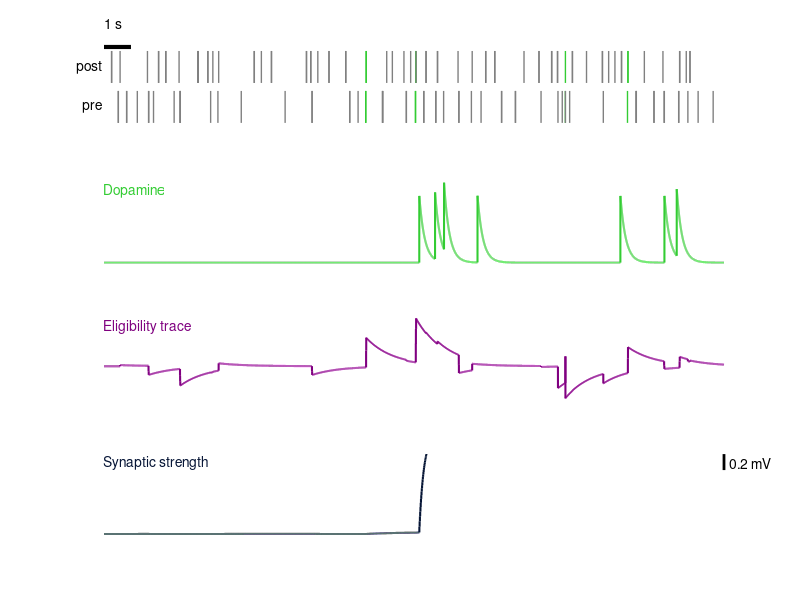

Source code (MATLAB):
clear; close; clc
rng(100);

M = 100;                % number of synapses per neuron
D = 1;                  % maximal conduction delay
% excitatory neurons    % inhibitory neurons      % total number
Ne = 800;               Ni = 200;                 N = Ne + Ni;
a = [0.02 * ones(Ne,1); 0.1 * ones(Ni,1)];
d = [2 * ones(Ne,1);    2 * ones(Ni,1)];
sm = 4;                 % maximal synaptic strength

post = ceil([N * rand(Ne,M); Ne * rand(Ni,M)]);
s = [ones(Ne,M); -ones(Ni,M)];        % synaptic weights
sd = zeros(N,M);                      % their derivatives
for i = 1:N
    if i <= Ne
        for j = 1:D
            delays{i,j} = M/D * (j - 1) + (1:M/D);
        end
    else
        delays{i,1} = 1:M;
    end
    pre{i} = find(post == i & s > 0);  % pre excitatory neurons
    aux{i} = N * (D - 1 - ceil(ceil(pre{i} / N) / (M/D))) + 1 + mod(pre{i} - 1,N);
end
STDP = zeros(N,1001 + D);
v = -65 * ones(N,1);                   % initial values
u = 0.2 .* v;                          % initial values
firings = [-D 0];                      % spike timings (initialize with dummy spike)

%---------------
% new stuff related to DA-STDP
T = 23;          % the duration of experiment
DA = 0;          % level of dopamine above the baseline
rew = [];

n1 = 1;          % presynaptic neuron
syn = 1;         % the synapse number to the postsynaptic neuron
n2 = post(n1,syn); % postsynaptic neuron
s(n1,syn) = 0;   % start with 0 value

interval = 20;   % the coincidence interval for n1 and n2
n1f = -100;      % the last spike of n1
n2f = [];        % the last spike of n2
shist = zeros(1000 * T, 2);
DAv = zeros(1000*T,1); % DA release

%--------------

% Collect all firings in a separate variable
all_firings = []; % Initialize all_firings to store all spikes

for sec = 1:T                          % simulation of T seconds
    for t = 1:1000                     % simulation of 1 sec
        I = 13 * (rand(N,1) - 0.5);    % random thalamic input
        fired = find(v >= 30);         % indices of fired neurons
        v(fired) = -50;
        u(fired) = u(fired) + d(fired);
        STDP(fired, t + D) = 0.1;
        for kf = 1:length(fired)
            sd(pre{fired(kf)}) = sd(pre{fired(kf)}) + STDP(N * t + aux{fired(kf)});
        end
        firings = [firings; t * ones(length(fired),1), fired];
        % Collect all firings with absolute time
        time = (sec - 1) * 1000 + t; % absolute time in ms
        all_firings = [all_firings; time * ones(length(fired),1), fired];
        k = size(firings,1);
        while firings(k,1) > t - D
            del = delays{firings(k,2), t - firings(k,1) + 1};
            ind = post(firings(k,2), del);
            I(ind) = I(ind) + s(firings(k,2), del)';
            sd(firings(k,2), del) = sd(firings(k,2), del) - 1.5 * STDP(ind, t + D)';
            k = k - 1;
            if k == 0 % To prevent k from becoming zero
                break;
            end
        end
        v = v + 0.5 * ((0.04 * v + 5) .* v + 140 - u + I); % for numerical stability time
        v = v + 0.5 * ((0.04 * v + 5) .* v + 140 - u + I); % step is 0.5 ms
        u = u + a .* (0.2 * v - u);           % recovery variable
        STDP(:, t + D + 1) = 0.95 * STDP(:, t + D); % tau = 20 ms

        DA = DA * 0.995;
        if (mod(t,10) == 0)
            s(1:Ne,:) = max(0, min(sm, s(1:Ne,:) + (0.002 + DA) * sd(1:Ne,:)));
            sd = 0.99 * sd;
        end
        if any(fired == n1)
            n1f = [n1f, sec * 1000 + t];
        end
        if any(fired == n2)
            n2f = [n2f, sec * 1000 + t];
            if (sec * 1000 + t - n1f(end) < interval) && (n2f(end) > n1f(end))
                rew = [rew, sec * 1000 + t + 1000 + ceil(2000 * rand)];
            end
        end
        if any(rew == sec * 1000 + t)
            DA = DA + 0.5;
        end
        DAv((sec - 1) * 1000 + t) = DA;
        shist((sec - 1) * 1000 + t, :) = [s(n1,syn), sd(n1,syn)];
    end
    % Update STDP and firings for the next second
    STDP(:,1:D+1) = STDP(:,1001:1001 + D);
    ind = find(firings(:,1) > 1001 - D);
    firings = [-D 0; firings(ind,1) - 1000, firings(ind,2)];
end
%%
% ---- plot at the end ----
figure;
subplot(4,1,1);
hold on;

% Map neurons n1 and n2 to close y-values to reduce vertical spacing
y_n1 = 1;
y_n2 = 2;

% Get firing times of n1 and n2
times_n1 = all_firings(all_firings(:,2) == n1,1);
times_n2 = all_firings(all_firings(:,2) == n2,1);

% Initialize colors for each spike as gray
colors_n1 = repmat([0.5, 0.5, 0.5], length(times_n1), 1);
colors_n2 = repmat([0.5, 0.5, 0.5], length(times_n2), 1);

% Define the green color for coincidence events
color_green = [51, 204, 51] / 255; % Same green as specified

% Identify coincidence events and change colors to green
for i = 1:length(times_n1)
    t_n1 = times_n1(i);
    % Find indices of n2 spikes that occur after n1 spike but within the interval
    idx_n2 = find(times_n2 > t_n1 & times_n2 <= t_n1 + interval);
    if ~isempty(idx_n2)
        % Change the color of this n1 spike to green
        colors_n1(i,:) = color_green;
        % Change the color of the corresponding n2 spikes to green
        colors_n2(idx_n2,:) = repmat(color_green, length(idx_n2), 1);
    end
end

% Plot vertical bars ('|') for firings of n1
for i = 1:length(times_n1)
    time = times_n1(i);
    color = colors_n1(i,:);
    line([time, time], [y_n1 - 0.4, y_n1 + 0.4], 'Color', color, 'LineWidth', 1);
end

% Plot vertical bars ('|') for firings of n2
for i = 1:length(times_n2)
    time = times_n2(i);
    color = colors_n2(i,:);
    line([time, time], [y_n2 - 0.4, y_n2 + 0.4], 'Color', color, 'LineWidth', 1);
end

% Add labels 'pre' and 'post' next to the neurons
text(-50, y_n1, 'pre', 'HorizontalAlignment', 'right', 'VerticalAlignment', 'middle');
text(-50, y_n2, 'post', 'HorizontalAlignment', 'right', 'VerticalAlignment', 'middle');

hold off;

% Adjust axis limits to reduce the distance between neurons
axis([0, T * 1000, 0.5, 2.5]); % Y-axis from 0.5 to 2.5 to compress spacing
axis off; % Remove axes

% Add a scale bar indicating 1 s
x0 = 0;
y0 = 2.5;
line([x0, x0 + 1000], [y0, y0], 'Color', 'k', 'LineWidth', 3);
text(x0 + 10, y0 + 0.75, '1 s', 'HorizontalAlignment', 'left', 'VerticalAlignment', 'top'); % Label the scale bar

% Plot Synaptic Strength
subplot(4,1,4);
color_synaptic = [5, 20, 53] / 255; % Specified color for synaptic strength
plot(0.001 * (1:(T * 1000)), shist(1:T * 1000,1), 'Color', color_synaptic, 'LineWidth', 1.5);
axis tight; % Adjust axis to fit data
ylim([0 1]);
axis off;   % Remove axes

% Add a scale bar indicating 0.2 mV
hold on;
x0 = T;
y0 = 0.8;            
scale_bar_height = 0.2;                % Height of the scale bar (1 mV)
% Plot the vertical scale bar
plot([x0 x0], [y0 y0 + scale_bar_height], 'k', 'LineWidth', 2);
text(x0 + 0.2, y0 + scale_bar_height / 2, '0.2 mV', 'VerticalAlignment', 'middle', 'FontSize', 10);
hold off;

% Add label 'Synaptic strength' at the beginning of the plot
ylimits = ylim;
x_text = 0.001 * 1; % Beginning of the x-axis
y_text = ylimits(2); % Top of the y-axis
text(x_text, y_text, 'Synaptic strength', 'Color', color_synaptic, 'HorizontalAlignment', 'left', 'VerticalAlignment', 'top');

% Plot Eligibility Trace
subplot(4,1,3);
color_eligibility = [0.5, 0, 0.5]; % Purple color for eligibility trace
plot(0.001 * (1:(T * 1000)), shist(1:T * 1000,2), 'Color', color_eligibility, 'LineWidth', 1.5);
axis tight;
axis off;

% Add label 'Eligibility trace' at the beginning of the plot
ylimits = ylim;
x_text = 0.001 * 1; % Beginning of the x-axis
y_text = ylimits(2); % Top of the y-axis
text(x_text, y_text, 'Eligibility trace', 'Color', color_eligibility, 'HorizontalAlignment', 'left', 'VerticalAlignment', 'top');

% Plot Dopamine Level
subplot(4,1,2);
color_dopamine = [51, 204, 51] / 255; % Same green color as used for spikes
plot(0.001 * (1:(T * 1000)), DAv(1:T * 1000), 'Color', color_dopamine, 'LineWidth', 1.5);
axis tight;
axis off;

% Add label 'Dopamine' at the beginning of the plot
ylimits = ylim;
x_text = 0.001 * 1; % Beginning of the x-axis
y_text = ylimits(2); % Top of the y-axis
text(x_text, y_text, 'Dopamine', 'Color', color_dopamine, 'HorizontalAlignment', 'left', 'VerticalAlignment', 'top');

